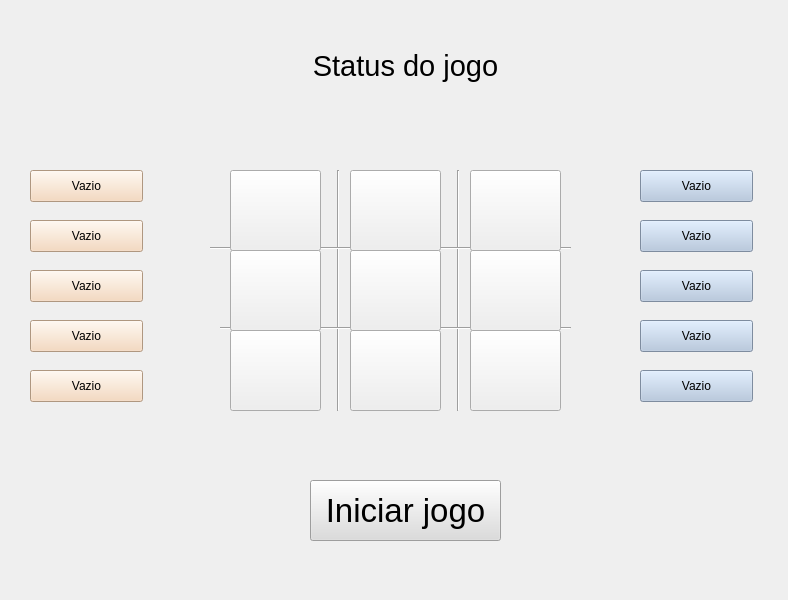
<?xml version="1.0" encoding="UTF-8"?>
<ui version="4.0">
 <class>ElementPo</class>
 <widget class="QWidget" name="ElementPo">
  <property name="geometry">
   <rect>
    <x>0</x>
    <y>0</y>
    <width>788</width>
    <height>600</height>
   </rect>
  </property>
  <property name="maximumSize">
   <size>
    <width>800</width>
    <height>800</height>
   </size>
  </property>
  <property name="windowTitle">
   <string>Element PO</string>
  </property>
  <property name="autoFillBackground">
   <bool>false</bool>
  </property>
  <property name="styleSheet">
   <string notr="true"/>
  </property>
  <widget class="QPushButton" name="carta1">
   <property name="geometry">
    <rect>
     <x>30</x>
     <y>170</y>
     <width>113</width>
     <height>32</height>
    </rect>
   </property>
   <property name="styleSheet">
    <string notr="true">background-color: rgb(245, 211, 179);</string>
   </property>
   <property name="text">
    <string>Vazio</string>
   </property>
  </widget>
  <widget class="QPushButton" name="carta2">
   <property name="geometry">
    <rect>
     <x>30</x>
     <y>220</y>
     <width>113</width>
     <height>32</height>
    </rect>
   </property>
   <property name="styleSheet">
    <string notr="true">background-color: rgb(245, 211, 179);</string>
   </property>
   <property name="text">
    <string>Vazio</string>
   </property>
  </widget>
  <widget class="QPushButton" name="carta3">
   <property name="geometry">
    <rect>
     <x>30</x>
     <y>270</y>
     <width>113</width>
     <height>32</height>
    </rect>
   </property>
   <property name="styleSheet">
    <string notr="true">background-color: rgb(245, 211, 179);</string>
   </property>
   <property name="text">
    <string>Vazio</string>
   </property>
  </widget>
  <widget class="QPushButton" name="carta4">
   <property name="geometry">
    <rect>
     <x>30</x>
     <y>320</y>
     <width>113</width>
     <height>32</height>
    </rect>
   </property>
   <property name="styleSheet">
    <string notr="true">background-color: rgb(245, 211, 179);</string>
   </property>
   <property name="text">
    <string>Vazio</string>
   </property>
  </widget>
  <widget class="QPushButton" name="carta5">
   <property name="geometry">
    <rect>
     <x>30</x>
     <y>370</y>
     <width>113</width>
     <height>32</height>
    </rect>
   </property>
   <property name="styleSheet">
    <string notr="true">background-color: rgb(245, 211, 179);</string>
   </property>
   <property name="text">
    <string>Vazio</string>
   </property>
  </widget>
  <widget class="QPushButton" name="carta6">
   <property name="geometry">
    <rect>
     <x>640</x>
     <y>170</y>
     <width>113</width>
     <height>32</height>
    </rect>
   </property>
   <property name="styleSheet">
    <string notr="true">background-color: rgb(176, 196, 222);</string>
   </property>
   <property name="text">
    <string>Vazio</string>
   </property>
  </widget>
  <widget class="QPushButton" name="carta7">
   <property name="geometry">
    <rect>
     <x>640</x>
     <y>220</y>
     <width>113</width>
     <height>32</height>
    </rect>
   </property>
   <property name="styleSheet">
    <string notr="true">background-color: rgb(176, 196, 222);</string>
   </property>
   <property name="text">
    <string>Vazio</string>
   </property>
  </widget>
  <widget class="QPushButton" name="carta8">
   <property name="geometry">
    <rect>
     <x>640</x>
     <y>270</y>
     <width>113</width>
     <height>32</height>
    </rect>
   </property>
   <property name="styleSheet">
    <string notr="true">background-color: rgb(176, 196, 222);</string>
   </property>
   <property name="text">
    <string>Vazio</string>
   </property>
  </widget>
  <widget class="QPushButton" name="carta9">
   <property name="geometry">
    <rect>
     <x>640</x>
     <y>320</y>
     <width>113</width>
     <height>32</height>
    </rect>
   </property>
   <property name="styleSheet">
    <string notr="true">background-color: rgb(176, 196, 222);</string>
   </property>
   <property name="text">
    <string>Vazio</string>
   </property>
  </widget>
  <widget class="QPushButton" name="carta10">
   <property name="geometry">
    <rect>
     <x>640</x>
     <y>370</y>
     <width>113</width>
     <height>32</height>
    </rect>
   </property>
   <property name="styleSheet">
    <string notr="true">background-color: rgb(176, 196, 222);</string>
   </property>
   <property name="text">
    <string>Vazio</string>
   </property>
  </widget>
  <widget class="QLabel" name="cartap1_1">
   <property name="enabled">
    <bool>true</bool>
   </property>
   <property name="geometry">
    <rect>
     <x>240</x>
     <y>180</y>
     <width>60</width>
     <height>16</height>
    </rect>
   </property>
   <property name="styleSheet">
    <string notr="true"/>
   </property>
   <property name="text">
    <string>Carta 1</string>
   </property>
   <property name="alignment">
    <set>Qt::AlignCenter</set>
   </property>
  </widget>
  <widget class="QLabel" name="cartap2_1">
   <property name="enabled">
    <bool>true</bool>
   </property>
   <property name="geometry">
    <rect>
     <x>240</x>
     <y>220</y>
     <width>60</width>
     <height>16</height>
    </rect>
   </property>
   <property name="text">
    <string>Carta 2</string>
   </property>
   <property name="alignment">
    <set>Qt::AlignCenter</set>
   </property>
  </widget>
  <widget class="QPushButton" name="acaoBtn">
   <property name="geometry">
    <rect>
     <x>310</x>
     <y>480</y>
     <width>191</width>
     <height>61</height>
    </rect>
   </property>
   <property name="font">
    <font>
     <pointsize>25</pointsize>
    </font>
   </property>
   <property name="styleSheet">
    <string notr="true">background-color: rgb(220, 220, 220);</string>
   </property>
   <property name="text">
    <string>Iniciar jogo</string>
   </property>
  </widget>
  <widget class="Line" name="line_2">
   <property name="enabled">
    <bool>true</bool>
   </property>
   <property name="geometry">
    <rect>
     <x>220</x>
     <y>320</y>
     <width>351</width>
     <height>16</height>
    </rect>
   </property>
   <property name="styleSheet">
    <string notr="true"/>
   </property>
   <property name="orientation">
    <enum>Qt::Horizontal</enum>
   </property>
  </widget>
  <widget class="Line" name="line_3">
   <property name="enabled">
    <bool>true</bool>
   </property>
   <property name="geometry">
    <rect>
     <x>210</x>
     <y>240</y>
     <width>361</width>
     <height>16</height>
    </rect>
   </property>
   <property name="styleSheet">
    <string notr="true"/>
   </property>
   <property name="orientation">
    <enum>Qt::Horizontal</enum>
   </property>
  </widget>
  <widget class="Line" name="line">
   <property name="enabled">
    <bool>true</bool>
   </property>
   <property name="geometry">
    <rect>
     <x>330</x>
     <y>170</y>
     <width>16</width>
     <height>241</height>
    </rect>
   </property>
   <property name="styleSheet">
    <string notr="true"/>
   </property>
   <property name="orientation">
    <enum>Qt::Vertical</enum>
   </property>
  </widget>
  <widget class="Line" name="line_4">
   <property name="enabled">
    <bool>true</bool>
   </property>
   <property name="geometry">
    <rect>
     <x>450</x>
     <y>170</y>
     <width>16</width>
     <height>241</height>
    </rect>
   </property>
   <property name="styleSheet">
    <string notr="true"/>
   </property>
   <property name="orientation">
    <enum>Qt::Vertical</enum>
   </property>
  </widget>
  <widget class="QLabel" name="cartap1_2">
   <property name="enabled">
    <bool>true</bool>
   </property>
   <property name="geometry">
    <rect>
     <x>360</x>
     <y>180</y>
     <width>60</width>
     <height>16</height>
    </rect>
   </property>
   <property name="text">
    <string>Carta 1</string>
   </property>
   <property name="alignment">
    <set>Qt::AlignCenter</set>
   </property>
  </widget>
  <widget class="QLabel" name="cartap1_3">
   <property name="enabled">
    <bool>true</bool>
   </property>
   <property name="geometry">
    <rect>
     <x>480</x>
     <y>180</y>
     <width>60</width>
     <height>16</height>
    </rect>
   </property>
   <property name="text">
    <string>Carta 1</string>
   </property>
   <property name="alignment">
    <set>Qt::AlignCenter</set>
   </property>
  </widget>
  <widget class="QLabel" name="cartap1_4">
   <property name="enabled">
    <bool>true</bool>
   </property>
   <property name="geometry">
    <rect>
     <x>240</x>
     <y>260</y>
     <width>60</width>
     <height>16</height>
    </rect>
   </property>
   <property name="text">
    <string>Carta 1</string>
   </property>
   <property name="alignment">
    <set>Qt::AlignCenter</set>
   </property>
  </widget>
  <widget class="QLabel" name="cartap1_5">
   <property name="enabled">
    <bool>true</bool>
   </property>
   <property name="geometry">
    <rect>
     <x>360</x>
     <y>260</y>
     <width>60</width>
     <height>16</height>
    </rect>
   </property>
   <property name="text">
    <string>Carta 1</string>
   </property>
   <property name="alignment">
    <set>Qt::AlignCenter</set>
   </property>
  </widget>
  <widget class="QLabel" name="cartap1_6">
   <property name="enabled">
    <bool>true</bool>
   </property>
   <property name="geometry">
    <rect>
     <x>480</x>
     <y>260</y>
     <width>60</width>
     <height>16</height>
    </rect>
   </property>
   <property name="text">
    <string>Carta 1</string>
   </property>
   <property name="alignment">
    <set>Qt::AlignCenter</set>
   </property>
  </widget>
  <widget class="QLabel" name="cartap1_7">
   <property name="enabled">
    <bool>true</bool>
   </property>
   <property name="geometry">
    <rect>
     <x>240</x>
     <y>340</y>
     <width>60</width>
     <height>16</height>
    </rect>
   </property>
   <property name="text">
    <string>Carta 1</string>
   </property>
   <property name="alignment">
    <set>Qt::AlignCenter</set>
   </property>
  </widget>
  <widget class="QLabel" name="cartap2_2">
   <property name="enabled">
    <bool>true</bool>
   </property>
   <property name="geometry">
    <rect>
     <x>360</x>
     <y>220</y>
     <width>60</width>
     <height>16</height>
    </rect>
   </property>
   <property name="text">
    <string>Carta 2</string>
   </property>
   <property name="alignment">
    <set>Qt::AlignCenter</set>
   </property>
  </widget>
  <widget class="QLabel" name="cartap2_3">
   <property name="enabled">
    <bool>true</bool>
   </property>
   <property name="geometry">
    <rect>
     <x>480</x>
     <y>220</y>
     <width>60</width>
     <height>16</height>
    </rect>
   </property>
   <property name="text">
    <string>Carta 2</string>
   </property>
   <property name="alignment">
    <set>Qt::AlignCenter</set>
   </property>
  </widget>
  <widget class="QLabel" name="cartap2_5">
   <property name="enabled">
    <bool>true</bool>
   </property>
   <property name="geometry">
    <rect>
     <x>360</x>
     <y>300</y>
     <width>60</width>
     <height>16</height>
    </rect>
   </property>
   <property name="text">
    <string>Carta 2</string>
   </property>
   <property name="alignment">
    <set>Qt::AlignCenter</set>
   </property>
  </widget>
  <widget class="QLabel" name="cartap2_6">
   <property name="enabled">
    <bool>true</bool>
   </property>
   <property name="geometry">
    <rect>
     <x>480</x>
     <y>300</y>
     <width>60</width>
     <height>16</height>
    </rect>
   </property>
   <property name="text">
    <string>Carta 2</string>
   </property>
   <property name="alignment">
    <set>Qt::AlignCenter</set>
   </property>
  </widget>
  <widget class="QLabel" name="cartap2_4">
   <property name="enabled">
    <bool>true</bool>
   </property>
   <property name="geometry">
    <rect>
     <x>240</x>
     <y>300</y>
     <width>60</width>
     <height>16</height>
    </rect>
   </property>
   <property name="text">
    <string>Carta 2</string>
   </property>
   <property name="alignment">
    <set>Qt::AlignCenter</set>
   </property>
  </widget>
  <widget class="QLabel" name="cartap2_7">
   <property name="enabled">
    <bool>true</bool>
   </property>
   <property name="geometry">
    <rect>
     <x>240</x>
     <y>380</y>
     <width>60</width>
     <height>16</height>
    </rect>
   </property>
   <property name="text">
    <string>Carta 2</string>
   </property>
   <property name="alignment">
    <set>Qt::AlignCenter</set>
   </property>
  </widget>
  <widget class="QLabel" name="cartap2_8">
   <property name="enabled">
    <bool>true</bool>
   </property>
   <property name="geometry">
    <rect>
     <x>360</x>
     <y>380</y>
     <width>60</width>
     <height>16</height>
    </rect>
   </property>
   <property name="text">
    <string>Carta 2</string>
   </property>
   <property name="alignment">
    <set>Qt::AlignCenter</set>
   </property>
  </widget>
  <widget class="QLabel" name="cartap2_9">
   <property name="enabled">
    <bool>true</bool>
   </property>
   <property name="geometry">
    <rect>
     <x>480</x>
     <y>380</y>
     <width>60</width>
     <height>16</height>
    </rect>
   </property>
   <property name="text">
    <string>Carta 2</string>
   </property>
   <property name="alignment">
    <set>Qt::AlignCenter</set>
   </property>
  </widget>
  <widget class="QLabel" name="cartap1_8">
   <property name="enabled">
    <bool>true</bool>
   </property>
   <property name="geometry">
    <rect>
     <x>360</x>
     <y>340</y>
     <width>60</width>
     <height>16</height>
    </rect>
   </property>
   <property name="text">
    <string>Carta 1</string>
   </property>
   <property name="alignment">
    <set>Qt::AlignCenter</set>
   </property>
  </widget>
  <widget class="QLabel" name="cartap1_9">
   <property name="enabled">
    <bool>true</bool>
   </property>
   <property name="geometry">
    <rect>
     <x>480</x>
     <y>340</y>
     <width>60</width>
     <height>16</height>
    </rect>
   </property>
   <property name="text">
    <string>Carta 1</string>
   </property>
   <property name="alignment">
    <set>Qt::AlignCenter</set>
   </property>
  </widget>
  <widget class="QLabel" name="result_4">
   <property name="enabled">
    <bool>true</bool>
   </property>
   <property name="geometry">
    <rect>
     <x>240</x>
     <y>250</y>
     <width>71</width>
     <height>71</height>
    </rect>
   </property>
   <property name="font">
    <font>
     <pointsize>28</pointsize>
    </font>
   </property>
   <property name="layoutDirection">
    <enum>Qt::LeftToRight</enum>
   </property>
   <property name="styleSheet">
    <string notr="true"/>
   </property>
   <property name="text">
    <string>-</string>
   </property>
   <property name="alignment">
    <set>Qt::AlignCenter</set>
   </property>
  </widget>
  <widget class="QLabel" name="result_5">
   <property name="enabled">
    <bool>true</bool>
   </property>
   <property name="geometry">
    <rect>
     <x>360</x>
     <y>250</y>
     <width>71</width>
     <height>71</height>
    </rect>
   </property>
   <property name="font">
    <font>
     <pointsize>28</pointsize>
    </font>
   </property>
   <property name="layoutDirection">
    <enum>Qt::LeftToRight</enum>
   </property>
   <property name="styleSheet">
    <string notr="true"/>
   </property>
   <property name="text">
    <string>-</string>
   </property>
   <property name="alignment">
    <set>Qt::AlignCenter</set>
   </property>
  </widget>
  <widget class="QLabel" name="result_6">
   <property name="enabled">
    <bool>true</bool>
   </property>
   <property name="geometry">
    <rect>
     <x>480</x>
     <y>250</y>
     <width>71</width>
     <height>71</height>
    </rect>
   </property>
   <property name="font">
    <font>
     <pointsize>28</pointsize>
    </font>
   </property>
   <property name="layoutDirection">
    <enum>Qt::LeftToRight</enum>
   </property>
   <property name="styleSheet">
    <string notr="true"/>
   </property>
   <property name="text">
    <string>-</string>
   </property>
   <property name="alignment">
    <set>Qt::AlignCenter</set>
   </property>
  </widget>
  <widget class="QLabel" name="result_2">
   <property name="enabled">
    <bool>true</bool>
   </property>
   <property name="geometry">
    <rect>
     <x>360</x>
     <y>170</y>
     <width>71</width>
     <height>71</height>
    </rect>
   </property>
   <property name="font">
    <font>
     <pointsize>28</pointsize>
    </font>
   </property>
   <property name="layoutDirection">
    <enum>Qt::LeftToRight</enum>
   </property>
   <property name="styleSheet">
    <string notr="true"/>
   </property>
   <property name="text">
    <string>-</string>
   </property>
   <property name="alignment">
    <set>Qt::AlignCenter</set>
   </property>
  </widget>
  <widget class="QLabel" name="result_1">
   <property name="enabled">
    <bool>true</bool>
   </property>
   <property name="geometry">
    <rect>
     <x>240</x>
     <y>170</y>
     <width>71</width>
     <height>71</height>
    </rect>
   </property>
   <property name="font">
    <font>
     <pointsize>28</pointsize>
    </font>
   </property>
   <property name="layoutDirection">
    <enum>Qt::LeftToRight</enum>
   </property>
   <property name="styleSheet">
    <string notr="true"/>
   </property>
   <property name="text">
    <string>-</string>
   </property>
   <property name="alignment">
    <set>Qt::AlignCenter</set>
   </property>
  </widget>
  <widget class="QLabel" name="result_3">
   <property name="enabled">
    <bool>true</bool>
   </property>
   <property name="geometry">
    <rect>
     <x>480</x>
     <y>170</y>
     <width>71</width>
     <height>71</height>
    </rect>
   </property>
   <property name="font">
    <font>
     <pointsize>28</pointsize>
    </font>
   </property>
   <property name="layoutDirection">
    <enum>Qt::LeftToRight</enum>
   </property>
   <property name="styleSheet">
    <string notr="true"/>
   </property>
   <property name="text">
    <string>-</string>
   </property>
   <property name="alignment">
    <set>Qt::AlignCenter</set>
   </property>
  </widget>
  <widget class="QLabel" name="result_8">
   <property name="enabled">
    <bool>true</bool>
   </property>
   <property name="geometry">
    <rect>
     <x>360</x>
     <y>330</y>
     <width>71</width>
     <height>71</height>
    </rect>
   </property>
   <property name="font">
    <font>
     <pointsize>28</pointsize>
    </font>
   </property>
   <property name="layoutDirection">
    <enum>Qt::LeftToRight</enum>
   </property>
   <property name="styleSheet">
    <string notr="true"/>
   </property>
   <property name="text">
    <string>-</string>
   </property>
   <property name="alignment">
    <set>Qt::AlignCenter</set>
   </property>
  </widget>
  <widget class="QLabel" name="result_7">
   <property name="enabled">
    <bool>true</bool>
   </property>
   <property name="geometry">
    <rect>
     <x>240</x>
     <y>330</y>
     <width>71</width>
     <height>71</height>
    </rect>
   </property>
   <property name="font">
    <font>
     <pointsize>28</pointsize>
    </font>
   </property>
   <property name="layoutDirection">
    <enum>Qt::LeftToRight</enum>
   </property>
   <property name="styleSheet">
    <string notr="true"/>
   </property>
   <property name="text">
    <string>-</string>
   </property>
   <property name="alignment">
    <set>Qt::AlignCenter</set>
   </property>
  </widget>
  <widget class="QLabel" name="result_9">
   <property name="enabled">
    <bool>true</bool>
   </property>
   <property name="geometry">
    <rect>
     <x>480</x>
     <y>330</y>
     <width>71</width>
     <height>71</height>
    </rect>
   </property>
   <property name="font">
    <font>
     <pointsize>28</pointsize>
    </font>
   </property>
   <property name="layoutDirection">
    <enum>Qt::LeftToRight</enum>
   </property>
   <property name="styleSheet">
    <string notr="true"/>
   </property>
   <property name="text">
    <string>-</string>
   </property>
   <property name="alignment">
    <set>Qt::AlignCenter</set>
   </property>
  </widget>
  <widget class="QLabel" name="status_jogo">
   <property name="geometry">
    <rect>
     <x>110</x>
     <y>40</y>
     <width>591</width>
     <height>51</height>
    </rect>
   </property>
   <property name="font">
    <font>
     <pointsize>22</pointsize>
    </font>
   </property>
   <property name="styleSheet">
    <string notr="true"/>
   </property>
   <property name="text">
    <string>Status do jogo</string>
   </property>
   <property name="alignment">
    <set>Qt::AlignCenter</set>
   </property>
  </widget>
  <widget class="QPushButton" name="pos_1">
   <property name="geometry">
    <rect>
     <x>230</x>
     <y>170</y>
     <width>91</width>
     <height>81</height>
    </rect>
   </property>
   <property name="text">
    <string/>
   </property>
  </widget>
  <widget class="QPushButton" name="pos_2">
   <property name="geometry">
    <rect>
     <x>350</x>
     <y>170</y>
     <width>91</width>
     <height>81</height>
    </rect>
   </property>
   <property name="text">
    <string/>
   </property>
  </widget>
  <widget class="QPushButton" name="pos_3">
   <property name="geometry">
    <rect>
     <x>470</x>
     <y>170</y>
     <width>91</width>
     <height>81</height>
    </rect>
   </property>
   <property name="text">
    <string/>
   </property>
  </widget>
  <widget class="QPushButton" name="pos_4">
   <property name="geometry">
    <rect>
     <x>230</x>
     <y>250</y>
     <width>91</width>
     <height>81</height>
    </rect>
   </property>
   <property name="text">
    <string/>
   </property>
  </widget>
  <widget class="QPushButton" name="pos_5">
   <property name="geometry">
    <rect>
     <x>350</x>
     <y>250</y>
     <width>91</width>
     <height>81</height>
    </rect>
   </property>
   <property name="text">
    <string/>
   </property>
  </widget>
  <widget class="QPushButton" name="pos_6">
   <property name="geometry">
    <rect>
     <x>470</x>
     <y>250</y>
     <width>91</width>
     <height>81</height>
    </rect>
   </property>
   <property name="text">
    <string/>
   </property>
  </widget>
  <widget class="QPushButton" name="pos_7">
   <property name="geometry">
    <rect>
     <x>230</x>
     <y>330</y>
     <width>91</width>
     <height>81</height>
    </rect>
   </property>
   <property name="text">
    <string/>
   </property>
  </widget>
  <widget class="QPushButton" name="pos_8">
   <property name="geometry">
    <rect>
     <x>350</x>
     <y>330</y>
     <width>91</width>
     <height>81</height>
    </rect>
   </property>
   <property name="text">
    <string/>
   </property>
  </widget>
  <widget class="QPushButton" name="pos_9">
   <property name="geometry">
    <rect>
     <x>470</x>
     <y>330</y>
     <width>91</width>
     <height>81</height>
    </rect>
   </property>
   <property name="text">
    <string/>
   </property>
  </widget>
  <zorder>carta1</zorder>
  <zorder>carta2</zorder>
  <zorder>carta3</zorder>
  <zorder>carta4</zorder>
  <zorder>carta5</zorder>
  <zorder>carta6</zorder>
  <zorder>carta7</zorder>
  <zorder>carta8</zorder>
  <zorder>carta9</zorder>
  <zorder>carta10</zorder>
  <zorder>cartap1_1</zorder>
  <zorder>cartap2_1</zorder>
  <zorder>line_4</zorder>
  <zorder>cartap1_2</zorder>
  <zorder>cartap1_3</zorder>
  <zorder>cartap1_4</zorder>
  <zorder>cartap1_5</zorder>
  <zorder>cartap1_6</zorder>
  <zorder>cartap1_7</zorder>
  <zorder>cartap2_2</zorder>
  <zorder>cartap2_3</zorder>
  <zorder>cartap2_5</zorder>
  <zorder>cartap2_6</zorder>
  <zorder>cartap2_4</zorder>
  <zorder>cartap2_7</zorder>
  <zorder>cartap2_8</zorder>
  <zorder>cartap2_9</zorder>
  <zorder>cartap1_8</zorder>
  <zorder>cartap1_9</zorder>
  <zorder>acaoBtn</zorder>
  <zorder>result_4</zorder>
  <zorder>result_5</zorder>
  <zorder>result_6</zorder>
  <zorder>result_2</zorder>
  <zorder>result_1</zorder>
  <zorder>result_3</zorder>
  <zorder>result_8</zorder>
  <zorder>result_7</zorder>
  <zorder>result_9</zorder>
  <zorder>status_jogo</zorder>
  <zorder>line</zorder>
  <zorder>line_3</zorder>
  <zorder>line_2</zorder>
  <zorder>pos_1</zorder>
  <zorder>pos_2</zorder>
  <zorder>pos_3</zorder>
  <zorder>pos_4</zorder>
  <zorder>pos_5</zorder>
  <zorder>pos_6</zorder>
  <zorder>pos_7</zorder>
  <zorder>pos_8</zorder>
  <zorder>pos_9</zorder>
 </widget>
 <resources/>
 <connections/>
</ui>
